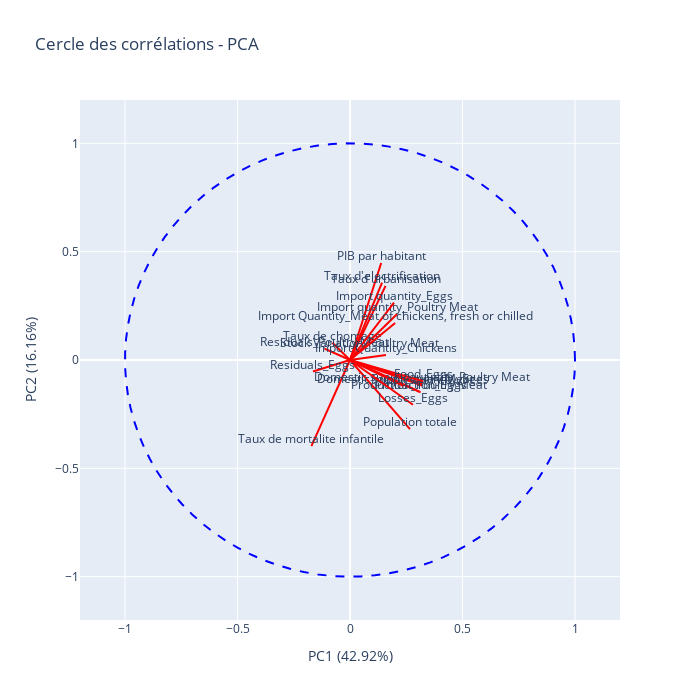

The notebook cell saved with this chart:
### Code cell
import plotly.graph_objs as go

# 3. Créer une figure Plotly pour le cercle de corrélation
fig = go.Figure()

# Tracer un cercle
theta = np.linspace(0, 2 * np.pi, 100)
x_circle = np.cos(theta)
y_circle = np.sin(theta)
fig.add_trace(go.Scatter(x=x_circle, y=y_circle, mode='lines', name='Cercle', line=dict(color='blue', dash='dash')))

# Tracer les flèches pour chaque variable
for i, (x, y) in enumerate(zip(components[0, :], components[1, :])):
    fig.add_trace(go.Scatter(x=[0, x], y=[0, y], mode='lines+text', 
                             name=df_valeurs.columns[i], 
                             text=[None, df_valeurs.columns[i]],
                             textposition="top center", 
                             marker=dict(color='red')))
    
# Ajouter des titres et ajuster les axes
fig.update_layout(
    title="Cercle des corrélations - PCA",
    xaxis_title=f"PC1 ({explained_variance[0]*100:.2f}%)",
    yaxis_title=f"PC2 ({explained_variance[1]*100:.2f}%)",
    xaxis=dict(range=[-1.2, 1.2], zeroline=True),
    yaxis=dict(range=[-1.2, 1.2], zeroline=True),
    showlegend=False,
    width=700,
    height=700
)

# Afficher le graphique
fig.show()

### Figure 1 — Plotly figure (JSON) as saved in the notebook; plotly's stock layout.template omitted (floating-point values rounded to 4 significant figures)
{"data": [{"line": {"color": "blue", "dash": "dash"}, "mode": "lines", "name": "Cercle", "type": "scatter", "x": [1, 0.998, 0.992, 0.9819, 0.9679, 0.9501, 0.9284, 0.9029, 0.8738, 0.8413, 0.8053, 0.766, 0.7237, 0.6785, 0.6306, 0.5801, 0.5272, 0.4723, 0.4154, 0.3569, 0.2969, 0.2358, 0.1736, 0.1108, 0.04758, -0.01587, -0.07925, -0.1423, -0.2048, -0.2665, -0.3271, -0.3863, -0.4441, -0.5, -0.5539, -0.6056, -0.6549, -0.7015, -0.7453, -0.7861, -0.8237, -0.858, -0.8888, -0.9161, -0.9397, -0.9595, -0.9754, -0.9874, -0.9955, -0.9995, -0.9995, -0.9955, -0.9874, -0.9754, -0.9595, -0.9397, -0.9161, -0.8888, -0.858, -0.8237, -0.7861, -0.7453, -0.7015, -0.6549, -0.6056, -0.5539, -0.5, -0.4441, -0.3863, -0.3271, -0.2665, -0.2048, -0.1423, -0.07925, -0.01587, 0.04758, 0.1108, 0.1736, 0.2358, 0.2969, 0.3569, 0.4154, 0.4723, 0.5272, 0.5801, 0.6306, 0.6785, 0.7237, 0.766, 0.8053, 0.8413, 0.8738, 0.9029, 0.9284, 0.9501, 0.9679, 0.9819, 0.992, 0.998, 1], "y": [0, 0.06342, 0.1266, 0.1893, 0.2511, 0.312, 0.3717, 0.4298, 0.4862, 0.5406, 0.5929, 0.6428, 0.6901, 0.7346, 0.7761, 0.8146, 0.8497, 0.8815, 0.9096, 0.9341, 0.9549, 0.9718, 0.9848, 0.9938, 0.9989, 0.9999, 0.9969, 0.9898, 0.9788, 0.9638, 0.945, 0.9224, 0.896, 0.866, 0.8326, 0.7958, 0.7557, 0.7127, 0.6668, 0.6182, 0.5671, 0.5137, 0.4582, 0.4009, 0.342, 0.2817, 0.2203, 0.158, 0.09506, 0.03173, -0.03173, -0.09506, -0.158, -0.2203, -0.2817, -0.342, -0.4009, -0.4582, -0.5137, -0.5671, -0.6182, -0.6668, -0.7127, -0.7557, -0.7958, -0.8326, -0.866, -0.896, -0.9224, -0.945, -0.9638, -0.9788, -0.9898, -0.9969, -0.9999, -0.9989, -0.9938, -0.9848, -0.9718, -0.9549, -0.9341, -0.9096, -0.8815, -0.8497, -0.8146, -0.7761, -0.7346, -0.6901, -0.6428, -0.5929, -0.5406, -0.4862, -0.4298, -0.3717, -0.312, -0.2511, -0.1893, -0.1266, -0.06342, -2.449e-16]}, {"marker": {"color": "red"}, "mode": "lines+text", "name": "PIB par habitant", "text": [null, "PIB par habitant"], "textposition": "top center", "type": "scatter", "x": [0, 0.1387], "y": [0, 0.4474]}, {"marker": {"color": "red"}, "mode": "lines+text", "name": "Population totale", "text": [null, "Population totale"], "textposition": "top center", "type": "scatter", "x": [0, 0.2666], "y": [0, -0.3191]}, {"marker": {"color": "red"}, "mode": "lines+text", "name": "Taux d'urbanisation", "text": [null, "Taux d'urbanisation"], "textposition": "top center", "type": "scatter", "x": [0, 0.1579], "y": [0, 0.3421]}, {"marker": {"color": "red"}, "mode": "lines+text", "name": "Taux de chomage", "text": [null, "Taux de chomage"], "textposition": "top center", "type": "scatter", "x": [0, -0.07833], "y": [0, 0.07933]}, {"marker": {"color": "red"}, "mode": "lines+text", "name": "Taux de mortalite infantile", "text": [null, "Taux de mortalite infantile"], "textposition": "top center", "type": "scatter", "x": [0, -0.1716], "y": [0, -0.3972]}, {"marker": {"color": "red"}, "mode": "lines+text", "name": "Taux d'electrification", "text": [null, "Taux d'electrification"], "textposition": "top center", "type": "scatter", "x": [0, 0.1424], "y": [0, 0.3572]}, {"marker": {"color": "red"}, "mode": "lines+text", "name": "Production_Poultry Meat", "text": [null, "Production_Poultry Meat"], "textposition": "top center", "type": "scatter", "x": [0, 0.3084], "y": [0, -0.1456]}, {"marker": {"color": "red"}, "mode": "lines+text", "name": "Import quantity_Poultry Meat", "text": [null, "Import quantity_Poultry Meat"], "textposition": "top center", "type": "scatter", "x": [0, 0.2095], "y": [0, 0.2121]}, {"marker": {"color": "red"}, "mode": "lines+text", "name": "Stock Variation_Poultry Meat", "text": [null, "Stock Variation_Poultry Meat"], "textposition": "top center", "type": "scatter", "x": [0, 0.04121], "y": [0, 0.04742]}, {"marker": {"color": "red"}, "mode": "lines+text", "name": "Domestic supply quantity_Poultry Meat", "text": [null, "Domestic supply quantity_Poultry Meat"], "textposition": "top center", "type": "scatter", "x": [0, 0.3213], "y": [0, -0.1101]}, {"marker": {"color": "red"}, "mode": "lines+text", "name": "Residuals_Poultry Meat", "text": [null, "Residuals_Poultry Meat"], "textposition": "top center", "type": "scatter", "x": [0, -0.1136], "y": [0, 0.05288]}, {"marker": {"color": "red"}, "mode": "lines+text", "name": "Food_Poultry Meat", "text": [null, "Food_Poultry Meat"], "textposition": "top center", "type": "scatter", "x": [0, 0.3202], "y": [0, -0.1182]}, {"marker": {"color": "red"}, "mode": "lines+text", "name": "Production_Eggs", "text": [null, "Production_Eggs"], "textposition": "top center", "type": "scatter", "x": [0, 0.3137], "y": [0, -0.1495]}, {"marker": {"color": "red"}, "mode": "lines+text", "name": "Import quantity_Eggs", "text": [null, "Import quantity_Eggs"], "textposition": "top center", "type": "scatter", "x": [0, 0.1957], "y": [0, 0.2653]}, {"marker": {"color": "red"}, "mode": "lines+text", "name": "Domestic supply quantity_Eggs", "text": [null, "Domestic supply quantity_Eggs"], "textposition": "top center", "type": "scatter", "x": [0, 0.2368], "y": [0, -0.1196]}, {"marker": {"color": "red"}, "mode": "lines+text", "name": "Losses_Eggs", "text": [null, "Losses_Eggs"], "textposition": "top center", "type": "scatter", "x": [0, 0.2799], "y": [0, -0.2066]}, {"marker": {"color": "red"}, "mode": "lines+text", "name": "Residuals_Eggs", "text": [null, "Residuals_Eggs"], "textposition": "top center", "type": "scatter", "x": [0, -0.1647], "y": [0, -0.05323]}, {"marker": {"color": "red"}, "mode": "lines+text", "name": "Food_Eggs", "text": [null, "Food_Eggs"], "textposition": "top center", "type": "scatter", "x": [0, 0.3249], "y": [0, -0.09773]}, {"marker": {"color": "red"}, "mode": "lines+text", "name": "Import Quantity_Chickens", "text": [null, "Import Quantity_Chickens"], "textposition": "top center", "type": "scatter", "x": [0, 0.1598], "y": [0, 0.02307]}, {"marker": {"color": "red"}, "mode": "lines+text", "name": "Import Quantity_Meat of chickens, fresh or chilled", "text": [null, "Import Quantity_Meat of chickens, fresh or chilled"], "textposition": "top center", "type": "scatter", "x": [0, 0.2007], "y": [0, 0.1712]}], "layout": {"height": 700, "showlegend": false, "title": {"text": "Cercle des corrélations - PCA"}, "width": 700, "xaxis": {"range": [-1.2, 1.2], "title": {"text": "PC1 (42.92%)"}, "zeroline": true}, "yaxis": {"range": [-1.2, 1.2], "title": {"text": "PC2 (16.16%)"}, "zeroline": true}}}
